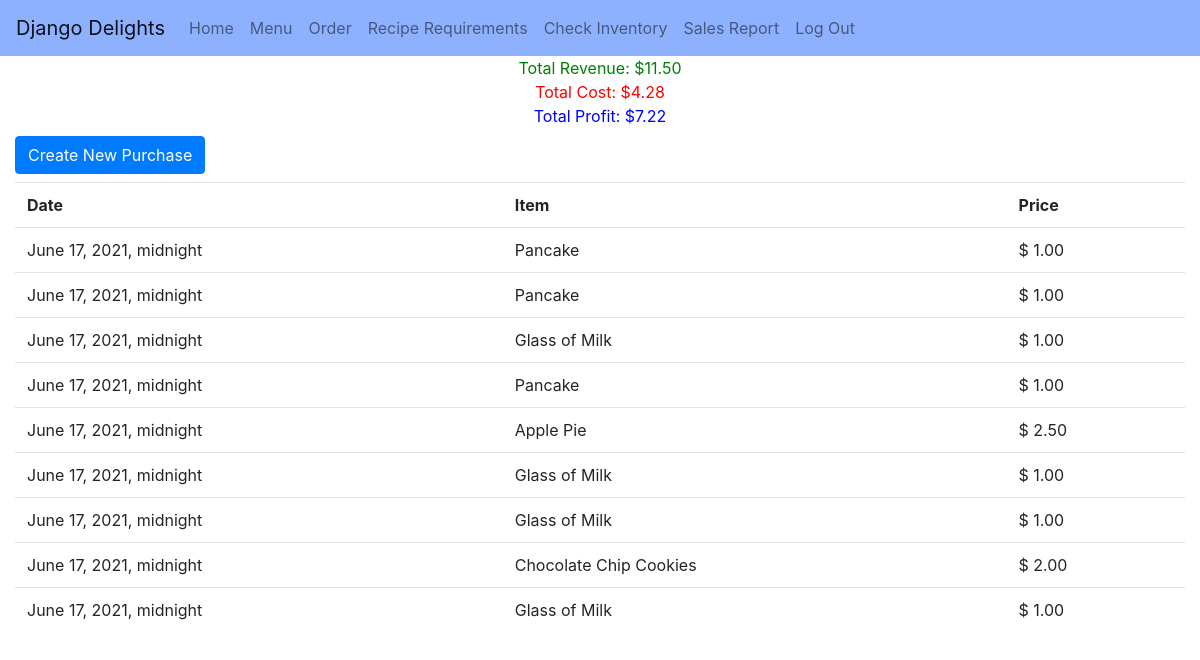
The app's page /salesreport/ (signed in), older data.
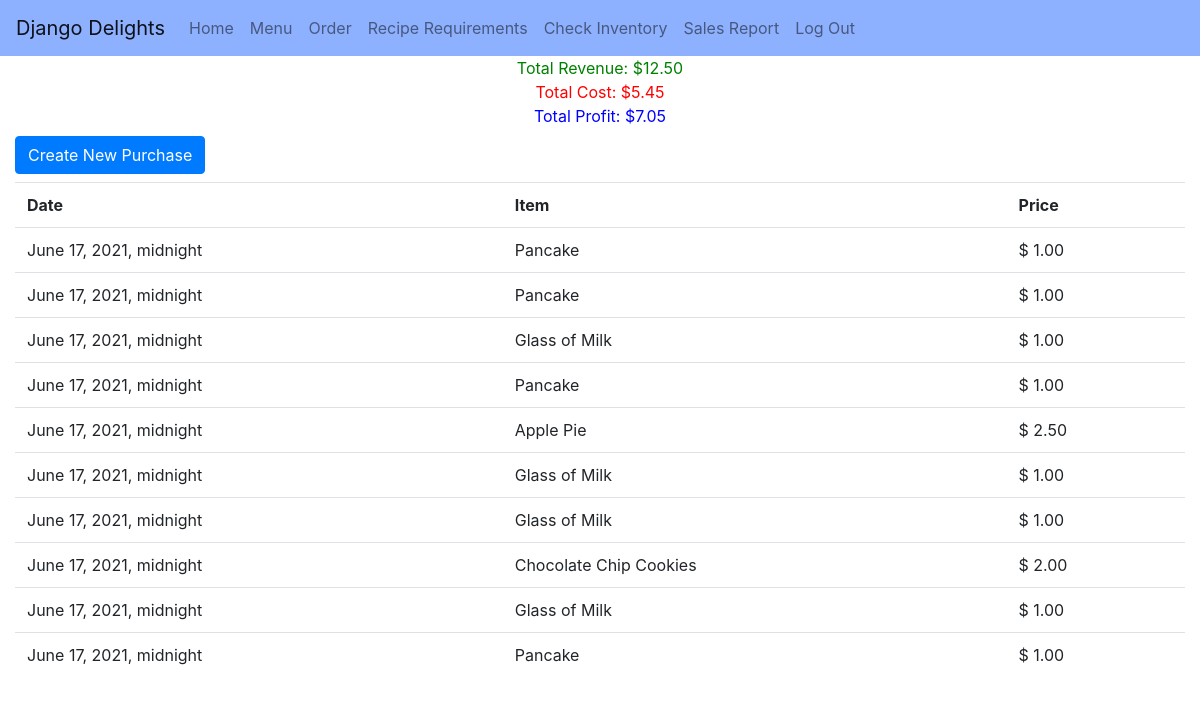
The same page, newer data.
### inventory/models.py (models this page shows, shortened)
class Purchase(models.Model):
    creation_date = models.DateTimeField(default=datetime.date.today)
    menu_item = models.ForeignKey(MenuItem, on_delete=models.CASCADE, default=1)

class MenuItem(models.Model):
    name = models.CharField(max_length=100)
    description = models.CharField(max_length=1000)
    price = models.DecimalField(max_digits=10, decimal_places=2)
    picture = models.CharField(max_length=250); # Link to picture
    def __str__(self) -> str:
        return self.name

### inventory/views.py (the view)
# urls.py: path('salesreport/', views.SalesView.as_view(), name="salesreport")
class SalesView(LoginRequiredMixin, TemplateView):
    template_name = 'inventory/sales_report.html'
    def get_context_data(self, **kwargs):
        context = super().get_context_data(**kwargs)
        context["purchases"] = Purchase.objects.all()
        revenue = Purchase.objects.aggregate(
            revenue=Sum("menu_item__price"))["revenue"]
        total_cost = 0
        for purchase in Purchase.objects.all():
            for recipe_requirement in purchase.menu_item.reciperequirement_set.all():
                total_cost += recipe_requirement.ingredient.price_per_unit * \
                    recipe_requirement.quantity
        context["revenue"] = revenue
        context["total_cost"] = total_cost
        context["profit"] = revenue - total_cost
        return context

### inventory/templates/inventory/sales_report.html
{% extends './base.html' %}
{% block content %}
<div class="container-fluid" >
    <div class="row">
        <div class="col-12 text-center text-white">
            <div style="color: green;">Total Revenue: ${{ revenue|stringformat:".2f" }}</div>
            <div style="color: red;">Total Cost: ${{ total_cost|stringformat:".2f" }}</div>
            <div style="color: blue;">Total Profit: ${{ profit|stringformat:".2f" }}</div>
        </div>
    </div>
    <a class="btn btn-primary my-2" href="{% url 'purchasecreate' %}">Create New Purchase</a>
    <div class="row">
        <div class="col">
            <table class="table">
                <tr>
                    <th>Date</th>
                    <th>Item</th>
                    <th>Price</th>
                </tr>
                {% for purchase in purchases %}
                <tr>
                    <td>{{ purchase.creation_date }}</td>
                    <td>{{ purchase.menu_item }}</td>
                    <td>$ {{ purchase.menu_item.price }}</td>
                </tr>
                {% endfor %}
            </table>
        </div>
    </div>
</div>
{% endblock %}

Row changes from the older to the newer data that the page shows:
added Purchase: creation_date "June 17, 2021, midnight", menu_item "Pancake", menu_item.price "1.00"
Text that changed along with them:
{{ revenue|stringformat:".2f" }}: "11.50" → "12.50"
{{ total_cost|stringformat:".2f" }}: "4.28" → "5.45"
{{ profit|stringformat:".2f" }}: "7.22" → "7.05"
